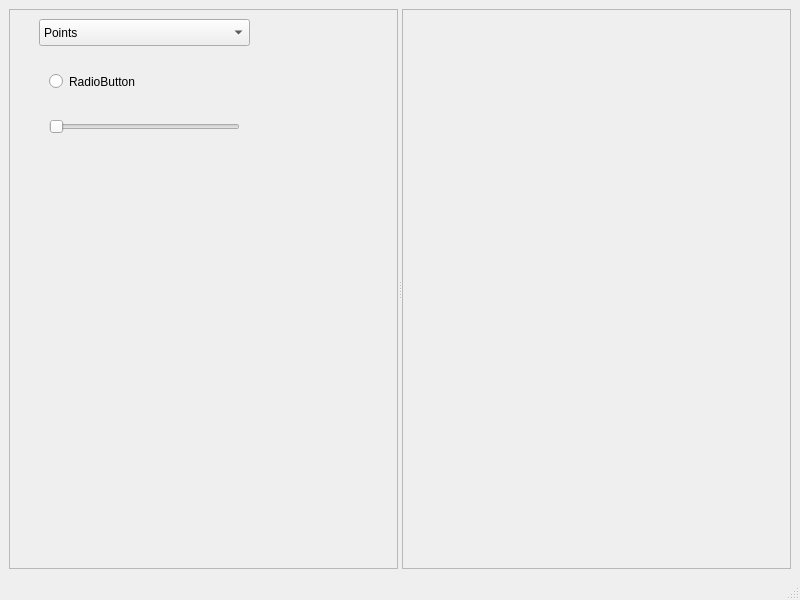
<?xml version="1.0" encoding="UTF-8"?>
<ui version="4.0">
 <class>MainWindow</class>
 <widget class="QMainWindow" name="MainWindow">
  <property name="geometry">
   <rect>
    <x>0</x>
    <y>0</y>
    <width>800</width>
    <height>600</height>
   </rect>
  </property>
  <property name="windowTitle">
   <string>MainWindow</string>
  </property>
  <widget class="QWidget" name="centralwidget">
   <layout class="QHBoxLayout" name="horizontalLayout">
    <item>
     <widget class="QSplitter" name="splitter">
      <property name="minimumSize">
       <size>
        <width>300</width>
        <height>300</height>
       </size>
      </property>
      <property name="orientation">
       <enum>Qt::Horizontal</enum>
      </property>
      <widget class="QFrame" name="frame">
       <property name="minimumSize">
        <size>
         <width>180</width>
         <height>180</height>
        </size>
       </property>
       <property name="frameShape">
        <enum>QFrame::StyledPanel</enum>
       </property>
       <property name="frameShadow">
        <enum>QFrame::Raised</enum>
       </property>
       <widget class="QSlider" name="Resolution">
        <property name="geometry">
         <rect>
          <x>40</x>
          <y>110</y>
          <width>191</width>
          <height>16</height>
         </rect>
        </property>
        <property name="orientation">
         <enum>Qt::Horizontal</enum>
        </property>
       </widget>
       <widget class="QComboBox" name="comboBox">
        <property name="geometry">
         <rect>
          <x>30</x>
          <y>10</y>
          <width>211</width>
          <height>27</height>
         </rect>
        </property>
        <item>
         <property name="text">
          <string>Points</string>
         </property>
        </item>
        <item>
         <property name="text">
          <string>Wireframe</string>
         </property>
        </item>
        <item>
         <property name="text">
          <string>Surface</string>
         </property>
        </item>
       </widget>
       <widget class="QRadioButton" name="radioButton">
        <property name="geometry">
         <rect>
          <x>40</x>
          <y>60</y>
          <width>201</width>
          <height>25</height>
         </rect>
        </property>
        <property name="text">
         <string>RadioButton</string>
        </property>
       </widget>
      </widget>
      <widget class="QFrame" name="vtk_panel">
       <property name="minimumSize">
        <size>
         <width>180</width>
         <height>180</height>
        </size>
       </property>
       <property name="frameShape">
        <enum>QFrame::StyledPanel</enum>
       </property>
       <property name="frameShadow">
        <enum>QFrame::Raised</enum>
       </property>
      </widget>
     </widget>
    </item>
   </layout>
  </widget>
  <widget class="QMenuBar" name="menubar">
   <property name="geometry">
    <rect>
     <x>0</x>
     <y>0</y>
     <width>800</width>
     <height>24</height>
    </rect>
   </property>
  </widget>
  <widget class="QStatusBar" name="statusbar"/>
 </widget>
 <resources/>
 <connections/>
</ui>
